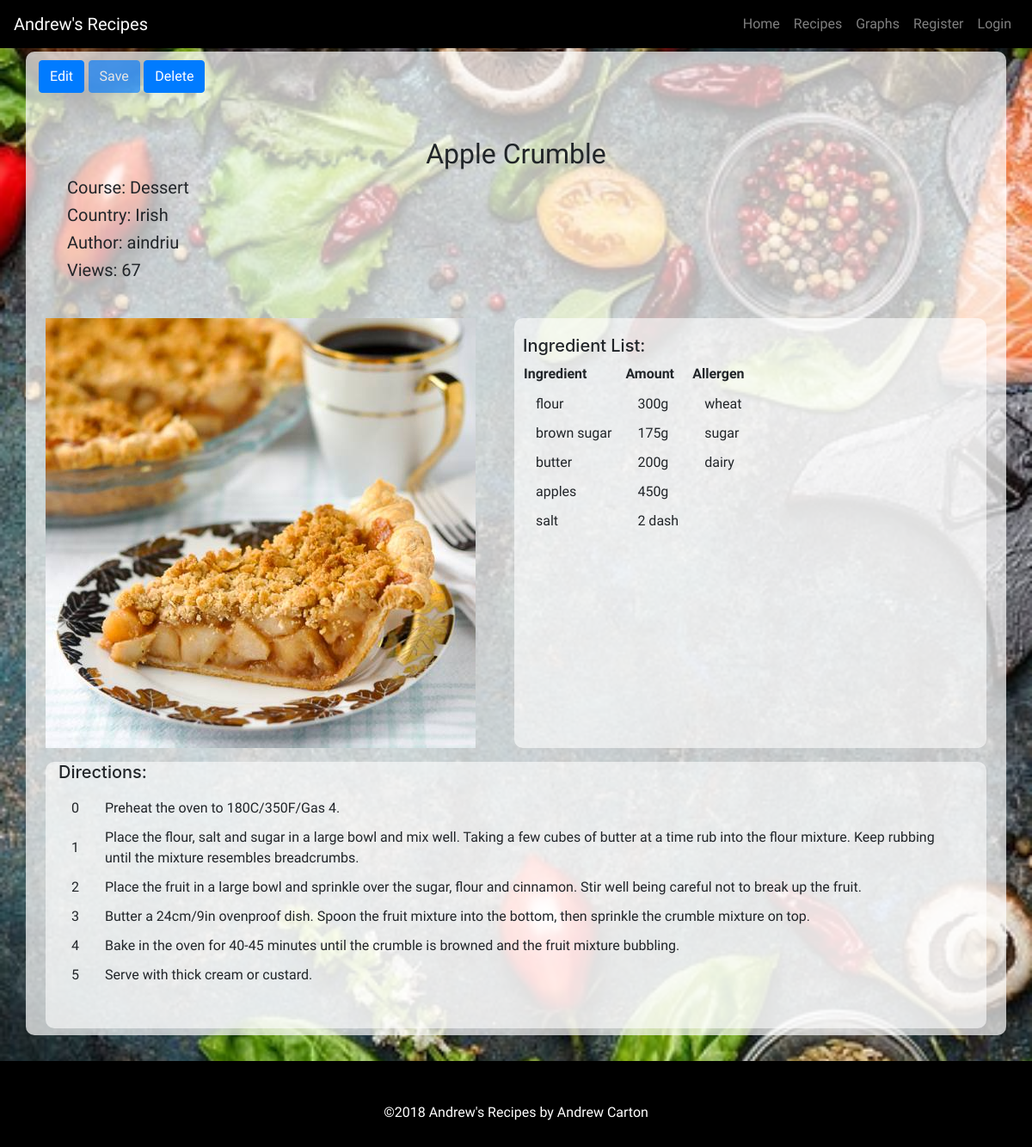
Screenshot of /recipe?id=10 with the database file from the repository.
### tables this page shows
CREATE TABLE recipes (
	id INTEGER NOT NULL, 
	name VARCHAR NOT NULL, 
	country VARCHAR NOT NULL, 
	course VARCHAR NOT NULL, 
	image VARCHAR NOT NULL, 
	views INTEGER NOT NULL, 
	user_id INTEGER, 
	PRIMARY KEY (id), 
	FOREIGN KEY(user_id) REFERENCES users (id)
);

CREATE TABLE users (
	id INTEGER NOT NULL, 
	name VARCHAR, 
	password VARCHAR, 
	PRIMARY KEY (id)
);

CREATE TABLE ingredients (
	id INTEGER NOT NULL, 
	name VARCHAR, 
	allergen VARCHAR, 
	PRIMARY KEY (id)
);

CREATE TABLE ingredients_list (
	recipe_id INTEGER, 
	ingredient_id INTEGER, 
	quantity VARCHAR NOT NULL, 
	FOREIGN KEY(recipe_id) REFERENCES recipes (id), 
	FOREIGN KEY(ingredient_id) REFERENCES ingredients (id)
);

CREATE TABLE directions_list (
	recipe_id INTEGER, 
	text VARCHAR NOT NULL, 
	number INTEGER NOT NULL, 
	FOREIGN KEY(recipe_id) REFERENCES recipes (id)
);

### recipemain.py (the view)
@app.route('/recipe')
def recipe():
    conn = database.engine.connect()
    idx = request.args.get('id')
    recipe = database.recipe_get(idx, conn)
    selrecipes = select([database.recipes]).where(database.recipes.c.id == idx)
    recipesresult = conn.execute(selrecipes)
    for recipesrow in recipesresult:
        stmt = database.recipes.update().values(
            views=(recipesrow.views + 1)).where(database.recipes.c.id == idx)
        conn.execute(stmt)
    conn.close()
    return render_template('recipe.html', recipe=recipe)

### templates/recipe.html (shortened to what this page needs)
{% extends 'base.html' %}
{% block content %}
    <div class="container recipe-page-container">
        <button type="button" class="btn btn-primary myfont" id="editbutton" onclick="makeEditable()">Edit</button>
        <button type="button" class="btn btn-primary myfont" id="savebutton" onclick="saveAll()" disabled>Save</button>
        <button type="button" class="btn btn-primary myfont" id="deletebutton" onclick="deleterecipe()">Delete</button>
        <div class="container">
        <div class="row justify-content-center">
            <div class="col m-2 justify-content-center">
                <div class="recipe-padding">
                    <br>
                    <h2 class="myfont text-center">{% print recipe.name %}</h2>
                    <h5 class="myfont">Course: {% print recipe.course %}</h5>
                    <h5 class="myfont">Country: {% print recipe.country %}</h5>
                    <h5 class="myfont">Author: {% print recipe.author %}</h5>
                    <h5 class="myfont">Views: {% print recipe.views %}</h5>
                </div>
            </div>
        </div>
        <div class="row">
            <div class="col p-2">
                    <img src="static/images/{% print recipe.image %}" />
            </div>
            <div class="col recipe-ingredients recipe-padding m-2">
                <h5> Ingredient List:</h5>
                    <table class="ingredients" id="ingredients" style="padding:20px">
                        <tr>
                                <th class="myfont">Ingredient</th>
                                <th class="myfont">Amount</th>
                                <th class="myfont">Allergen</th>
                        </tr>
                        {% for y in recipe.ingredients %}
                        <tr>
                            <td  class="myfont table-padding">{% print y.name %}</td>
                            <td  class="myfont table-padding">{% print y.amount %}</td>
                            <td  class="myfont table-padding">{% print y.allergen %}</td>
                        </tr>
                        {% endfor %}
                </table>
                <br>
            </div>
        </div>
        <div class="row">
            <div class="col recipe-directions m-2">
                <h5>Directions:</h5>
                <table class="directions recipe-padding" id="directions" style="padding:20px">
                    {% for y in recipe.directions %}
                    <tr draggable="true" class="column">
                        <td class="myfont table-padding">{% print y.number %}</td>
                        <td class="myfont table-padding">{% print y.text %}</td>
                    </tr>
                    {% endfor %}
                </table>
            </div>
        </div>
    </div>
    </div>
{% endblock %}

### static/css/recipe.css (style rules this page uses)
body, html { position: relative; height: 100%; bottom: 50px; padding-top: 70px; overflow-y:scroll; overflow-x: hidden; }
.bg { background-image: url("../images/recipe-background.jpg"); height: 100%; background-attachment: fixed; background-position: center; background-repeat: no-repeat; background-size: cover; }
.table-padding { padding:10px 15px 0 15px; }
.recipe-page-container { padding-top:10px; margin-top: 20px; margin-bottom: 30px; background-color: rgba(255, 255, 255, .7); border-radius: 10px; }
.myfont { font-family: "Satisfy", serif; }
.recipe-ingredients { background-color: rgba(255, 255, 255, 0.6); border-radius: 10px; }
.recipe-directions { background-color: rgba(255, 255, 255, 0.6); border-radius: 10px; padding-bottom: 50px; }
.recipe-padding { padding-top: 20px; padding-right: 10px; padding-bottom: 20px; padding-left: 10px; }

### rows the page displays
recipes: name "Apple Crumble", course "Dessert", country "Irish", image (picture)
users: name "aindriu"
ingredients: name "flour", allergen "wheat"
ingredients_list: quantity "300g"
ingredients: name "brown sugar", allergen "sugar"
ingredients_list: quantity "175g"
ingredients: name "butter", allergen "dairy"
ingredients_list: quantity "200g"
ingredients: name "apples"
ingredients_list: quantity "450g"
ingredients: name "salt"
ingredients_list: quantity "2 dash"
directions_list: number "0", text "Preheat the oven to 180C/350F/Gas 4."
directions_list: number "1", text "Place the flour, salt and sugar in a large bowl and mix well. Taking a few cubes of butter at a time rub into the flour mixture. Keep rubbing until the mixture resembles breadcrumbs."
directions_list: number "2", text "Place the fruit in a large bowl and sprinkle over the sugar, flour and cinnamon. Stir well being careful not to break up the fruit."
directions_list: number "3", text "Butter a 24cm/9in ovenproof dish. Spoon the fruit mixture into the bottom, then sprinkle the crumble mixture on top."
directions_list: number "4", text "Bake in the oven for 40-45 minutes until the crumble is browned and the fruit mixture bubbling."
directions_list: number "5", text "Serve with thick cream or custard."

### other values shown
{{ print recipe.views }} "67"
